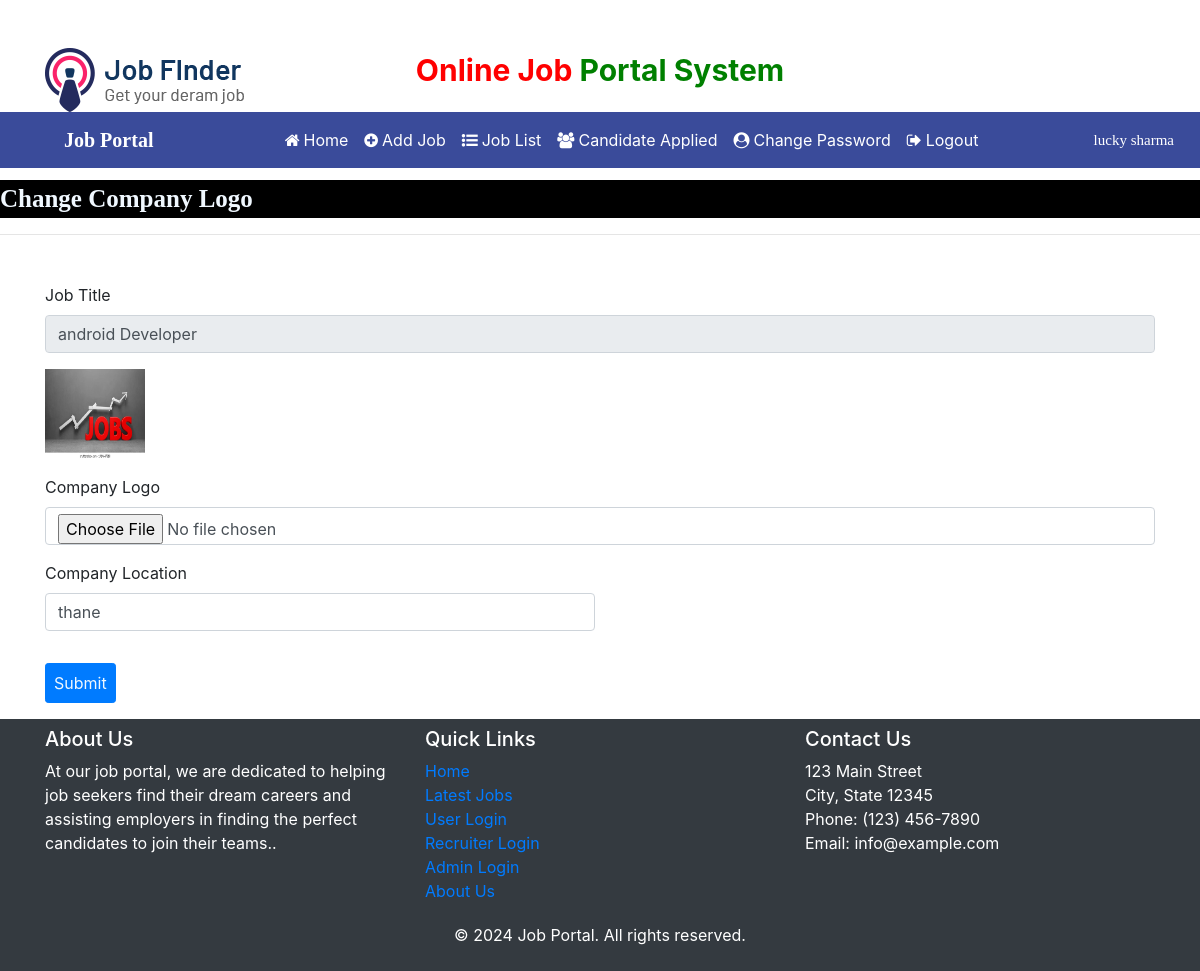
Page /change_companylogo/12 (signed in) on the committed database.
### jobportal/models.py (models this page shows, shortened)
class Job(models.Model):
    recruiter_user = models.ForeignKey(RecruiterUser, on_delete=models.CASCADE)
    start_date = models.DateField()
    end_date = models.DateField()
    title = models.CharField(max_length=100)
    salary = models.FloatField(max_length=20)
    image = models.FileField()
    description = models.CharField(max_length=300)
    experience = models.CharField(max_length=50)
    location = models.CharField(max_length=110)
    skills = models.CharField(max_length=110)
    creationdate = models.DateField()  # Corrected to DateField

### jobportal/views.py (the view, shortened to what this page needs)
# urls.py: path('change_companylogo/<int:pid>',change_companylogo, name='change_companylogo'),
def change_companylogo(request,pid):
    if not request.user.is_authenticated:
        return redirect('recruiter_login')
    error=""
    job=Job.objects.get(id=pid)
    d = {'error': error, 'job': job}
    return render(request, 'change_companylogo.html', d)

### jobportal/templates/change_companylogo.html (shortened to what this page needs)
{% load static %}
{% block body %}
{% include 'recruiter_navigation.html' %}
<marquee style="font-family:Monospaced; font-size: 25px; color: aliceblue; background-color: black; font-weight: bold; margin-top: 1%">
    Change Company Logo
</marquee>
<hr>
<form class="container mt-5 " onsubmit="return checkpass();"  method="post" enctype="multipart/form-data">
    <div class="form-row">
        <div class="form-group col-md-12">
            <label>Job Title</label>
            <input type="text" class="form-control" readonly name="jobtitle" value="{{job.title}}" required>
        </div>
    </div>
    <div class="form-row">
        <div class="form-group col-md-12">
           <img src="{{job.image.url}}" width="100" height="90">
        </div>
    </div>
    <div class="form-row">
        <div class="form-group col-md-12">
            <label>Company Logo</label>
            <input type="file" class="form-control" name="logo"  required>
        </div>
        <div class="form-group col-md-6">
            <label> Company Location</label>
            <input type="text" class="form-control" name="location" value="{{job.location}}" required>
        </div>
    </div>
    <input type="Submit" value="Submit" class="btn btn-primary btn-sm my-3" style="margin-top: 2%; color: aliceblue; height: 40px; font-size: 16px">
</form>
{% include 'footer.html' %}
{% endblock %}

### jobportal/templates/recruiter_navigation.html (shortened to what this page needs)
<!DOCTYPE html>
<html>
<head>
    {% load static %}
    <link rel="stylesheet" href="https://cdn.jsdelivr.net/npm/bootstrap@4.6.2/dist/css/bootstrap.min.css">
    <link rel="stylesheet" href="https://cdnjs.cloudflare.com/ajax/libs/font-awesome/4.7.0/css/font-awesome.min.css">
</head>
<body>
<div class="container">
    <div class="row">
        <div class="col-sm-3 mt-5">
            <img src="{% static 'images/logo.png' %}">
        </div>
        <div class="col-sm-6 mt-5 text-center">
            <span style="font-weight: bold; font-size: 30px; white-space: nowrap;">
                <span style="color: red;">Online Job</span>
                <span style="color: green;">Portal System</span>
            </span>
        </div>
    </div>
</div>
<nav class="navbar navbar-expand-sm" style="background-color:#3a4b9a ">
    <a class="navbar-brand text-white pl-5 font-weight-bold" style="font-family: 'Monospaced'; font-size: 20px">Job Portal</a>
    <ul class="navbar-nav mx-auto">
        <li class="nav-item">
            <a class="nav-link" href="{% url 'recruiter_home' %}"><i class="fa fa-home mr-1"></i>Home</a>
        </li>
        <li class="nav-item">
            <a class="nav-link" href="{% url 'add_job' %}" ><i class="fa fa-plus-circle mr-1"></i>Add Job</a>
        </li>
        <li class="nav-item">
            <a class="nav-link" href="{% url 'job_list' %}" ><i class="fa fa-list-ul mr-1"></i>Job List</a>
        </li>
        <li class="nav-item">
            <a class="nav-link" href="{% url 'applied_candidatelist' %}" ><i class="fa fa-group mr-1"></i>Candidate Applied</a>
        </li>
        <li class="nav-item">
            <a class="nav-link" href="{% url 'change_passwordrecruiter' %}" ><i class="fa fa-user-circle mr-1"></i>Change Password</a>
        </li>
        <li class="nav-item">
            <a class="nav-link" href="{% url 'index' %}" ><i class="fa fa-sign-out mr-1"></i>Logout</a>
        </li>
    </ul>
    <span class="navbar-brand user-name" style="font-family: Cursive">{{ request.user.first_name }} {{ request.user.last_name }}</span>
</nav>
</body>
</html>

### jobportal/templates/recruiter_navigation.html (style rules this page uses)
.nav-link { color: white; }
.user-name { font-family: 'Monospaced'; font-size: 15px; color: white; margin-right: 10px; }
.navbar-nav { margin: auto; }

### rows in the picture
Job: jobtitle "android Developer", image (picture), location "thane"

### other values in the picture
{{ request.user.first_name }} "lucky"
{{ request.user.last_name }} "sharma"
